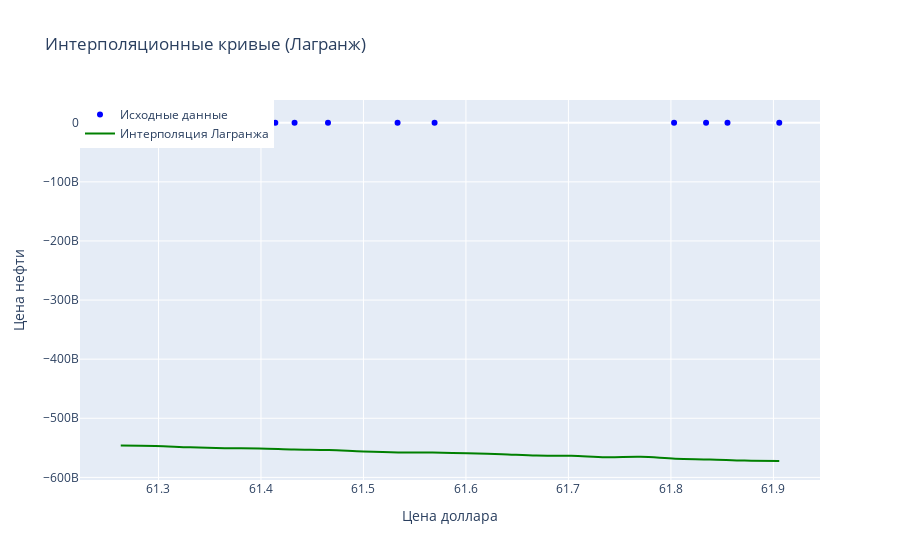

The notebook cell this image was saved under:
### Code cell
# Усредняем соответствующие y-значения для одинаковых x
df_grouped = df.groupby('Dollar')['Oil Brent'].mean().reset_index()

# Выбираем данные для интерполяции
x = df_grouped['Dollar'][2:12].to_numpy()
y = df_grouped['Oil Brent'][2:12].to_numpy()


# Создаем точки для интерполяции
x_interp = np.linspace(min(x), max(x), 20)

# Интерполяция Лагранжа
lagrange_poly = lagrange(x, y)
y_interp_lagrange = lagrange_poly(x_interp)

# Создаем графики Plotly
trace_original = go.Scatter(
    x=x,
    y=y,
    mode='markers',
    name='Исходные данные',
    marker=dict(color='blue', symbol='circle'),
)

trace_interpolated = go.Scatter(
    x=x_interp,
    y=y_interp_lagrange,
    mode='lines',
    name='Интерполяция Лагранжа',
    line=dict(color='green', shape='spline', width=2),
)

layout = go.Layout(
    title='Интерполяционные кривые (Лагранж)',
    xaxis=dict(title='Цена доллара'),
    yaxis=dict(title='Цена нефти'),
    legend=dict(x=0, y=1),
)

fig = go.Figure(data=[trace_original, trace_interpolated], layout=layout)
fig.show()

### Figure 1 — Plotly figure (JSON) as saved in the notebook; plotly's stock layout.template omitted (floating-point values rounded to 4 significant figures)
{"data": [{"marker": {"color": "blue", "symbol": "circle"}, "mode": "markers", "name": "Исходные данные", "type": "scatter", "x": [61.26, 61.41, 61.43, 61.47, 61.53, 61.57, 61.8, 61.83, 61.86, 61.91], "y": [64.84, 64, 64.62, 64.58, 65.2, 64.85, 59.32, 62.04, 63.21, 65.87]}, {"line": {"color": "green", "shape": "spline", "width": 2}, "mode": "lines", "name": "Интерполяция Лагранжа", "type": "scatter", "x": [61.26, 61.3, 61.33, 61.36, 61.4, 61.43, 61.47, 61.5, 61.53, 61.57, 61.6, 61.64, 61.67, 61.7, 61.74, 61.77, 61.8, 61.84, 61.87, 61.91], "y": [-546031271936, -546719137792, -549168611328, -550611451904, -551030882304, -552809267200, -553799122944, -556265373696, -557842432000, -558043758592, -559151054848, -560895885312, -563144032256, -563429244928, -565962604544, -565123743744, -568378523648, -569569705984, -571532640256, -572287614976]}], "layout": {"legend": {"x": 0, "y": 1}, "title": {"text": "Интерполяционные кривые (Лагранж)"}, "xaxis": {"title": {"text": "Цена доллара"}}, "yaxis": {"title": {"text": "Цена нефти"}}}}
